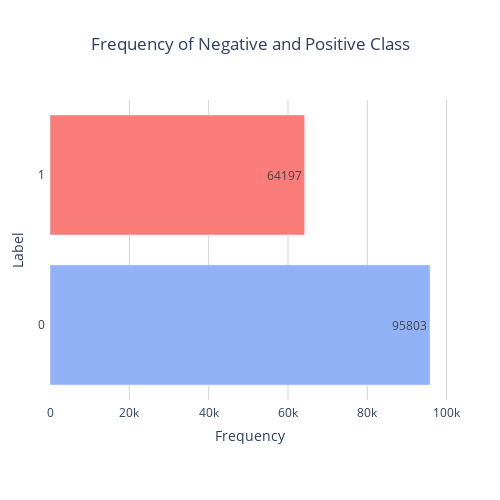

Source (notebook cell):
### Code cell
color_list = ['#92B2F7', '#FA7D7A']
fig = go.Figure()
#create a horizontal bar for each class in the particle data.
for idx, (label, count) in enumerate(class_counts.items()):
    fig.add_trace(
        go.Bar(
            y=[str(label)],
            x=[count],
            name=str(label),
            orientation='h',
            text=[count],
            textposition='auto',
            marker_color=color_list[idx % len(color_list)]
        )
    )

fig.update_layout(
    title_text='Frequency of Negative and Positive Class',
    title_x=0.5, 
    xaxis_title='Frequency',
    yaxis_title='Label',
    showlegend = False,
    autosize=False,
    width=500,
    height=500,
    margin=dict(l=50, r=50, b=100, t=100, pad=4),
    plot_bgcolor='white', 
    xaxis=dict(gridcolor='lightgrey')
)

fig.show()

### Figure 1 — Plotly figure (JSON) as saved in the notebook; plotly's stock layout.template omitted (floating-point values rounded to 4 significant figures)
{"data": [{"marker": {"color": "#92B2F7"}, "name": "0", "orientation": "h", "text": ["95803"], "textposition": "auto", "type": "bar", "x": [95803], "y": ["0"]}, {"marker": {"color": "#FA7D7A"}, "name": "1", "orientation": "h", "text": ["64197"], "textposition": "auto", "type": "bar", "x": [64197], "y": ["1"]}], "layout": {"autosize": false, "height": 500, "margin": {"b": 100, "l": 50, "pad": 4, "r": 50, "t": 100}, "plot_bgcolor": "white", "showlegend": false, "title": {"text": "Frequency of Negative and Positive Class", "x": 0.5}, "width": 500, "xaxis": {"gridcolor": "lightgrey", "title": {"text": "Frequency"}}, "yaxis": {"title": {"text": "Label"}}}}
